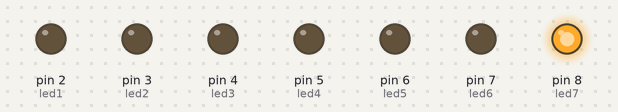
Bench run of a sketch on a simulated Arduino Uno, built with avr-gcc and run on an emulated ATmega328P. On the bench: output pins drawn as LEDs (lit = HIGH).

Above: at 0.5 s.
At 2.5 s:
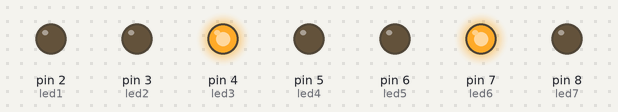
At 3.5 s:
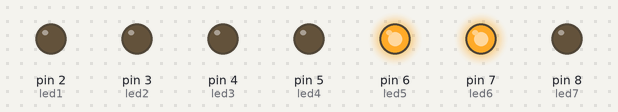
At 5.5 s:
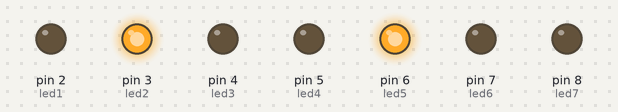
At 8.5 s:
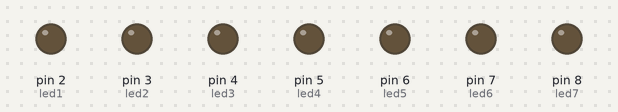
At 11.5 s:
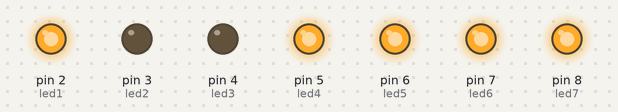
Timing chart, 0 to 13.0 s (numbered marks = the images above):
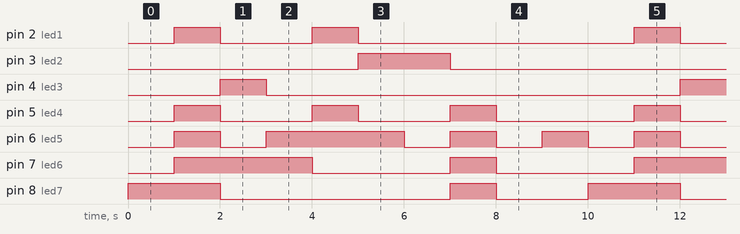

Measured:
- by itself, pin 2 (led1): repeats every 10.0 s: LOW 2.0 s, HIGH 1.0 s, LOW 6.0 s, HIGH 1.0 s
- by itself, pin 3 (led2): alternates HIGH for 2.0 s and LOW for 8.0 s
- by itself, pin 4 (led3): alternates HIGH for 1.0 s and LOW for 9.0 s
- by itself, pin 5 (led4): repeats every 10.0 s: 2 × (LOW 2.0 s, HIGH 1.0 s), LOW 3.0 s, HIGH 1.0 s
- by itself, pin 6 (led5): repeats every 10.0 s: LOW 1.0 s, HIGH 3.0 s, 3 × (LOW 1.0 s, HIGH 1.0 s)
- by itself, pin 7 (led6): repeats every 10.0 s: LOW 3.0 s, HIGH 1.0 s, LOW 3.0 s, HIGH 3.0 s
- by itself, pin 8 (led7): repeats every 10.0 s: LOW 5.0 s, HIGH 1.0 s, LOW 2.0 s, HIGH 2.0 s

The sketch:

7SegmentDisplay.ino
```cpp
// 7 Segment Light Display

int led1 = 2;
int led2 = 3;
int led3 = 4;
int led4 = 5;
int led5 = 6;
int led6 = 7;
int led7 = 8;

// the setup function runs once when you press reset or power the board
void setup() {

  pinMode(led1, OUTPUT);
  pinMode(led2, OUTPUT);
  pinMode(led3, OUTPUT);
  pinMode(led4, OUTPUT);
  pinMode(led5, OUTPUT);
  pinMode(led6, OUTPUT);
  pinMode(led7, OUTPUT);
}

void loop() {

  // 0
  digitalWrite(led1, LOW);
  digitalWrite(led2, LOW);
  digitalWrite(led3, LOW);
  digitalWrite(led4, LOW);
  digitalWrite(led5, LOW);
  digitalWrite(led6, LOW);
  digitalWrite(led7, HIGH);
  delay(1000);

  // 1
  digitalWrite(led1, HIGH);
  digitalWrite(led2, LOW);
  digitalWrite(led3, LOW);
  digitalWrite(led4, HIGH);
  digitalWrite(led5, HIGH);
  digitalWrite(led6, HIGH);
  digitalWrite(led7, HIGH);
  delay(1000);

  // 2
  digitalWrite(led1, LOW);
  digitalWrite(led2, LOW);
  digitalWrite(led3, HIGH);
  digitalWrite(led4, LOW);
  digitalWrite(led5, LOW);
  digitalWrite(led6, HIGH);
  digitalWrite(led7, LOW);
  delay(1000);

  // 3
  digitalWrite(led1, LOW);
  digitalWrite(led2, LOW);
  digitalWrite(led3, LOW);
  digitalWrite(led4, LOW);
  digitalWrite(led5, HIGH);
  digitalWrite(led6, HIGH);
  digitalWrite(led7, LOW);
  delay(1000);

  // 4
  digitalWrite(led1, HIGH);
  digitalWrite(led2, LOW);
  digitalWrite(led3, LOW);
  digitalWrite(led4, HIGH);
  digitalWrite(led5, HIGH);
  digitalWrite(led6, LOW);
  digitalWrite(led7, LOW);
  delay(1000);

  // 5
  digitalWrite(led1, LOW);
  digitalWrite(led2, HIGH);
  digitalWrite(led3, LOW);
  digitalWrite(led4, LOW);
  digitalWrite(led5, HIGH);
  digitalWrite(led6, LOW);
  digitalWrite(led7, LOW);
  delay(1000);

  // 6
  digitalWrite(led1, LOW);
  digitalWrite(led2, HIGH);
  digitalWrite(led3, LOW);
  digitalWrite(led4, LOW);
  digitalWrite(led5, LOW);
  digitalWrite(led6, LOW);
  digitalWrite(led7, LOW);
  delay(1000);

  // 7
  digitalWrite(led1, LOW);
  digitalWrite(led2, LOW);
  digitalWrite(led3, LOW);
  digitalWrite(led4, HIGH);
  digitalWrite(led5, HIGH);
  digitalWrite(led6, HIGH);
  digitalWrite(led7, HIGH);
  delay(1000);

  // 8
  digitalWrite(led1, LOW);
  digitalWrite(led2, LOW);
  digitalWrite(led3, LOW);
  digitalWrite(led4, LOW);
  digitalWrite(led5, LOW);
  digitalWrite(led6, LOW);
  digitalWrite(led7, LOW);
  delay(1000);

  //9
  digitalWrite(led1, LOW);
  digitalWrite(led2, LOW);
  digitalWrite(led3, LOW);
  digitalWrite(led4, LOW);
  digitalWrite(led5, HIGH);
  digitalWrite(led6, LOW);
  digitalWrite(led7, LOW);
  delay(1000);
}
```
